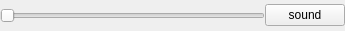
<ui version="4.0" >
 <class>BIGHOME_Music_UI_SoundManagerClass</class>
 <widget class="QWidget" name="BIGHOME_Music_UI_SoundManagerClass" >
  <property name="geometry" >
   <rect>
    <x>0</x>
    <y>0</y>
    <width>345</width>
    <height>31</height>
   </rect>
  </property>
  <property name="windowTitle" >
   <string>BIGHOME_Music_UI_SoundManager</string>
  </property>
  <layout class="QHBoxLayout" name="horizontalLayout" >
   <property name="spacing" >
    <number>0</number>
   </property>
   <property name="margin" >
    <number>0</number>
   </property>
   <item>
    <widget class="QSlider" name="Slider" >
     <property name="orientation" >
      <enum>Qt::Horizontal</enum>
     </property>
    </widget>
   </item>
   <item>
    <widget class="QPushButton" name="sound" >
     <property name="text" >
      <string>sound</string>
     </property>
    </widget>
   </item>
  </layout>
 </widget>
 <layoutdefault spacing="6" margin="11" />
 <resources/>
 <connections/>
</ui>
